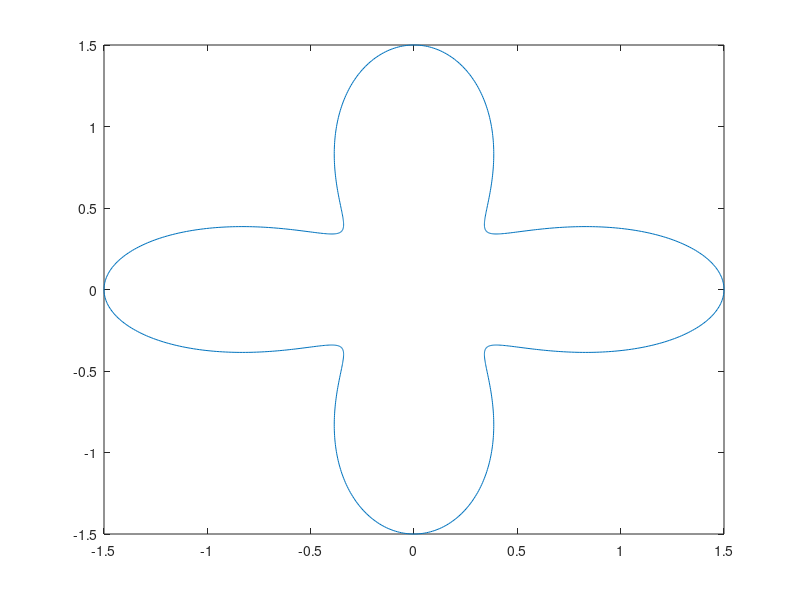
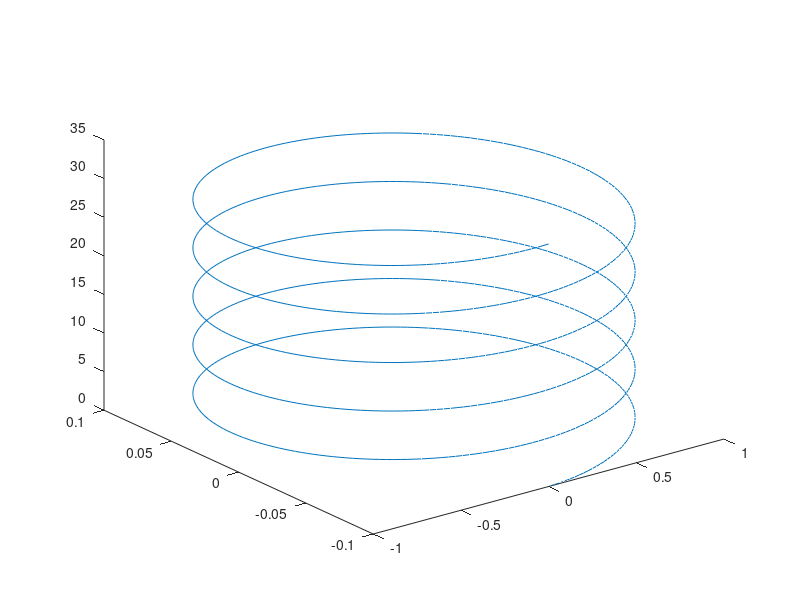
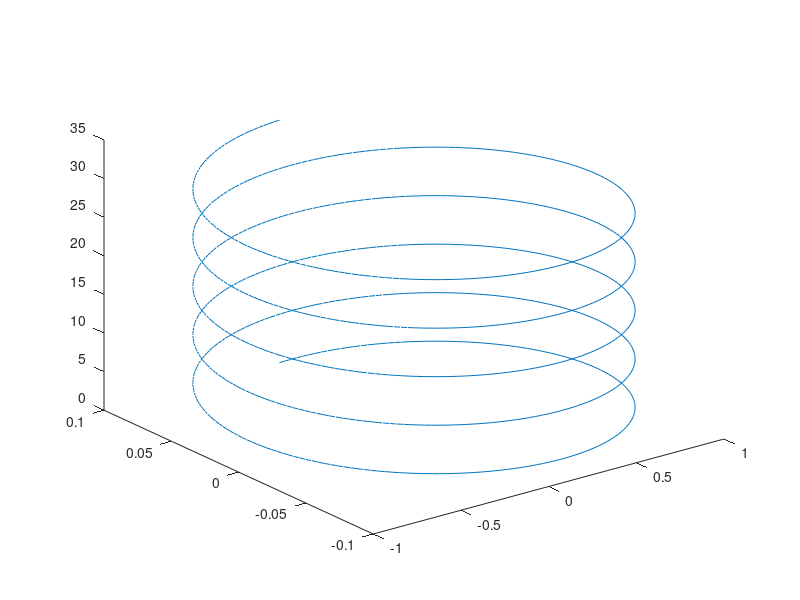

These charts were generated, in order, by the following MATLAB code:
%% Drawing parametric functions

rho = @(t) 1 + 1/2.*cos((t).*4);
x = linspace(0, 2*pi, 1000);
xt = rho(x).* sin(x);
yt = rho(x).* cos(x);
figure(5);
plot(xt,yt);

%% Drawing parametric functions in 3D

% t ∈ [0, 10π];
t = linspace(0, 10*pi, 1000);
a = 1;
b = -0.1;
b2 = 0.1;
xt = a .* sin(t);
yt = b .* cos(t);
yt1 = b2 .* cos(t);
zt = t;
figure(6);
plot3(xt,yt,zt);
figure(7);
plot3(xt,yt1,zt);